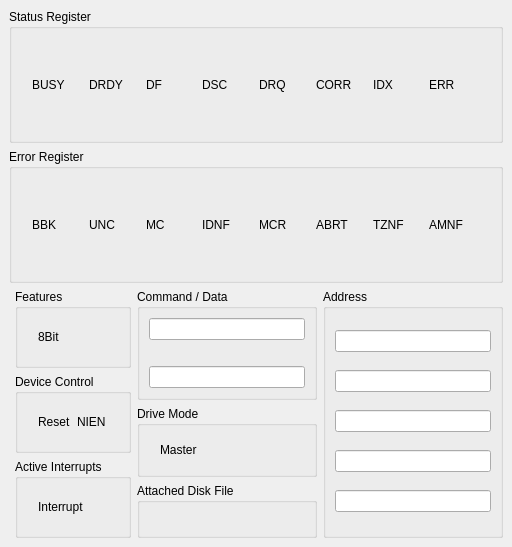
<?xml version="1.0" encoding="UTF-8"?>
<ui version="4.0">
 <class>IDE</class>
 <widget class="QDockWidget" name="IDE">
  <property name="geometry">
   <rect>
    <x>0</x>
    <y>0</y>
    <width>512</width>
    <height>547</height>
   </rect>
  </property>
  <property name="toolTip">
   <string/>
  </property>
  <property name="features">
   <set>QDockWidget::NoDockWidgetFeatures</set>
  </property>
  <property name="windowTitle">
   <string>IDE Controller</string>
  </property>
  <widget class="QWidget" name="dockWidgetContents">
   <layout class="QGridLayout" name="gridLayout">
    <item row="1" column="0" colspan="4">
     <widget class="QGroupBox" name="groupBox_2">
      <property name="title">
       <string>Error Register</string>
      </property>
      <layout class="QHBoxLayout" name="horizontalLayout_2">
       <item>
        <widget class="QLabel" name="ErrorLIndicator">
         <property name="minimumSize">
          <size>
           <width>5</width>
           <height>30</height>
          </size>
         </property>
         <property name="maximumSize">
          <size>
           <width>5</width>
           <height>30</height>
          </size>
         </property>
         <property name="text">
          <string/>
         </property>
        </widget>
       </item>
       <item>
        <widget class="IndicatorLED" name="ErrorBBK">
         <property name="toolTip">
          <string>Bad Block</string>
         </property>
         <property name="text">
          <string>BBK</string>
         </property>
        </widget>
       </item>
       <item>
        <widget class="IndicatorLED" name="ErrorUNC">
         <property name="toolTip">
          <string>Uncorrectable Data</string>
         </property>
         <property name="text">
          <string>UNC</string>
         </property>
        </widget>
       </item>
       <item>
        <widget class="IndicatorLED" name="ErrorMC">
         <property name="toolTip">
          <string>Media Changed</string>
         </property>
         <property name="text">
          <string>MC</string>
         </property>
        </widget>
       </item>
       <item>
        <widget class="IndicatorLED" name="ErrorIDNF">
         <property name="toolTip">
          <string>ID Mark Not Found</string>
         </property>
         <property name="text">
          <string>IDNF</string>
         </property>
        </widget>
       </item>
       <item>
        <widget class="IndicatorLED" name="ErrorMCR">
         <property name="toolTip">
          <string>Media Change Request</string>
         </property>
         <property name="text">
          <string>MCR</string>
         </property>
        </widget>
       </item>
       <item>
        <widget class="IndicatorLED" name="ErrorABRT">
         <property name="toolTip">
          <string>Command Aborted</string>
         </property>
         <property name="text">
          <string>ABRT</string>
         </property>
        </widget>
       </item>
       <item>
        <widget class="IndicatorLED" name="ErrorTZNF">
         <property name="toolTip">
          <string>Track Zero Not Found</string>
         </property>
         <property name="text">
          <string>TZNF</string>
         </property>
        </widget>
       </item>
       <item>
        <widget class="IndicatorLED" name="ErrorAMNF">
         <property name="toolTip">
          <string>Address Mark Not Found</string>
         </property>
         <property name="text">
          <string>AMNF</string>
         </property>
        </widget>
       </item>
       <item>
        <widget class="QLabel" name="ErrorRIndicator">
         <property name="minimumSize">
          <size>
           <width>5</width>
           <height>30</height>
          </size>
         </property>
         <property name="maximumSize">
          <size>
           <width>5</width>
           <height>30</height>
          </size>
         </property>
         <property name="text">
          <string/>
         </property>
        </widget>
       </item>
      </layout>
     </widget>
    </item>
    <item row="0" column="0" colspan="4">
     <widget class="QGroupBox" name="groupBox">
      <property name="title">
       <string>Status Register</string>
      </property>
      <layout class="QHBoxLayout" name="horizontalLayout">
       <item>
        <widget class="QLabel" name="StatusLIndicator">
         <property name="minimumSize">
          <size>
           <width>5</width>
           <height>30</height>
          </size>
         </property>
         <property name="maximumSize">
          <size>
           <width>5</width>
           <height>30</height>
          </size>
         </property>
         <property name="text">
          <string/>
         </property>
        </widget>
       </item>
       <item>
        <widget class="IndicatorLED" name="StatusBSY">
         <property name="toolTip">
          <string>Drive Busy</string>
         </property>
         <property name="text">
          <string>BUSY</string>
         </property>
        </widget>
       </item>
       <item>
        <widget class="IndicatorLED" name="StatusDRDY">
         <property name="toolTip">
          <string>Drive Ready</string>
         </property>
         <property name="text">
          <string>DRDY</string>
         </property>
        </widget>
       </item>
       <item>
        <widget class="IndicatorLED" name="StatusDF">
         <property name="toolTip">
          <string>Drive Write Fault</string>
         </property>
         <property name="text">
          <string>DF</string>
         </property>
        </widget>
       </item>
       <item>
        <widget class="IndicatorLED" name="StatusDSC">
         <property name="toolTip">
          <string>Drive Seek Complete</string>
         </property>
         <property name="text">
          <string>DSC</string>
         </property>
        </widget>
       </item>
       <item>
        <widget class="IndicatorLED" name="StatusDRQ">
         <property name="toolTip">
          <string>Data Request Ready</string>
         </property>
         <property name="text">
          <string>DRQ</string>
         </property>
        </widget>
       </item>
       <item>
        <widget class="IndicatorLED" name="StatusCORR">
         <property name="toolTip">
          <string>Data Corrected</string>
         </property>
         <property name="text">
          <string>CORR</string>
         </property>
        </widget>
       </item>
       <item>
        <widget class="IndicatorLED" name="StatusIDX">
         <property name="toolTip">
          <string>Index</string>
         </property>
         <property name="text">
          <string>IDX</string>
         </property>
        </widget>
       </item>
       <item>
        <widget class="IndicatorLED" name="StatusERR">
         <property name="toolTip">
          <string>Error</string>
         </property>
         <property name="text">
          <string>ERR</string>
         </property>
        </widget>
       </item>
       <item>
        <widget class="QLabel" name="StatusRIndicator">
         <property name="minimumSize">
          <size>
           <width>5</width>
           <height>30</height>
          </size>
         </property>
         <property name="maximumSize">
          <size>
           <width>5</width>
           <height>30</height>
          </size>
         </property>
         <property name="text">
          <string/>
         </property>
        </widget>
       </item>
      </layout>
     </widget>
    </item>
    <item row="2" column="1">
     <layout class="QVBoxLayout" name="verticalLayout_4">
      <property name="spacing">
       <number>6</number>
      </property>
      <item>
       <widget class="QGroupBox" name="groupBox_3">
        <property name="title">
         <string>Features</string>
        </property>
        <layout class="QHBoxLayout" name="horizontalLayout_3">
         <item>
          <widget class="QLabel" name="FeaturesLIndicator">
           <property name="minimumSize">
            <size>
             <width>5</width>
             <height>30</height>
            </size>
           </property>
           <property name="maximumSize">
            <size>
             <width>5</width>
             <height>25</height>
            </size>
           </property>
           <property name="text">
            <string/>
           </property>
          </widget>
         </item>
         <item>
          <widget class="IndicatorLED" name="Feature8Bit">
           <property name="toolTip">
            <string>8 Bit Mode</string>
           </property>
           <property name="text">
            <string>8Bit</string>
           </property>
          </widget>
         </item>
         <item>
          <widget class="QLabel" name="FeaturesRIndicator">
           <property name="minimumSize">
            <size>
             <width>5</width>
             <height>30</height>
            </size>
           </property>
           <property name="maximumSize">
            <size>
             <width>5</width>
             <height>30</height>
            </size>
           </property>
           <property name="text">
            <string/>
           </property>
          </widget>
         </item>
        </layout>
       </widget>
      </item>
      <item>
       <widget class="QGroupBox" name="groupBox_4">
        <property name="title">
         <string>Device Control</string>
        </property>
        <layout class="QHBoxLayout" name="horizontalLayout_4">
         <item>
          <widget class="QLabel" name="DeviceControlLIndicator">
           <property name="minimumSize">
            <size>
             <width>5</width>
             <height>30</height>
            </size>
           </property>
           <property name="maximumSize">
            <size>
             <width>5</width>
             <height>30</height>
            </size>
           </property>
           <property name="text">
            <string/>
           </property>
          </widget>
         </item>
         <item>
          <widget class="IndicatorLED" name="ControlReset">
           <property name="toolTip">
            <string>Reset Device</string>
           </property>
           <property name="text">
            <string>Reset</string>
           </property>
          </widget>
         </item>
         <item>
          <widget class="IndicatorLED" name="ControlNIEN">
           <property name="toolTip">
            <string>Disable Interrupts</string>
           </property>
           <property name="text">
            <string>NIEN</string>
           </property>
          </widget>
         </item>
         <item>
          <widget class="QLabel" name="DeviceControlRIndicator">
           <property name="minimumSize">
            <size>
             <width>5</width>
             <height>0</height>
            </size>
           </property>
           <property name="maximumSize">
            <size>
             <width>5</width>
             <height>16777215</height>
            </size>
           </property>
           <property name="text">
            <string/>
           </property>
          </widget>
         </item>
        </layout>
       </widget>
      </item>
      <item>
       <widget class="QGroupBox" name="groupBox_7">
        <property name="title">
         <string>Active Interrupts</string>
        </property>
        <layout class="QHBoxLayout" name="horizontalLayout_5">
         <item>
          <widget class="QLabel" name="labelFiller">
           <property name="minimumSize">
            <size>
             <width>5</width>
             <height>30</height>
            </size>
           </property>
           <property name="maximumSize">
            <size>
             <width>5</width>
             <height>30</height>
            </size>
           </property>
           <property name="text">
            <string/>
           </property>
          </widget>
         </item>
         <item>
          <widget class="IndicatorLED" name="Interrupt">
           <property name="text">
            <string>Interrupt</string>
           </property>
          </widget>
         </item>
        </layout>
       </widget>
      </item>
     </layout>
    </item>
    <item row="2" column="2">
     <layout class="QVBoxLayout" name="verticalLayout">
      <item>
       <widget class="QGroupBox" name="groupBox_6">
        <property name="title">
         <string>Command / Data</string>
        </property>
        <layout class="QVBoxLayout" name="verticalLayout_3">
         <item>
          <widget class="Register" name="Command"/>
         </item>
         <item>
          <widget class="QLabel" name="CommandName">
           <property name="text">
            <string/>
           </property>
           <property name="alignment">
            <set>Qt::AlignCenter</set>
           </property>
          </widget>
         </item>
         <item>
          <widget class="Register" name="Data"/>
         </item>
        </layout>
       </widget>
      </item>
      <item>
       <widget class="QGroupBox" name="groupBox_8">
        <property name="title">
         <string>Drive Mode</string>
        </property>
        <layout class="QHBoxLayout" name="horizontalLayout_6">
         <item>
          <widget class="QLabel" name="ModeLIndicator">
           <property name="minimumSize">
            <size>
             <width>5</width>
             <height>30</height>
            </size>
           </property>
           <property name="maximumSize">
            <size>
             <width>5</width>
             <height>30</height>
            </size>
           </property>
           <property name="text">
            <string/>
           </property>
          </widget>
         </item>
         <item>
          <widget class="IndicatorLED" name="Master">
           <property name="text">
            <string>Master</string>
           </property>
          </widget>
         </item>
         <item>
          <widget class="QLabel" name="Mode">
           <property name="text">
            <string/>
           </property>
          </widget>
         </item>
         <item>
          <widget class="QLabel" name="ModeRIndicator">
           <property name="minimumSize">
            <size>
             <width>5</width>
             <height>30</height>
            </size>
           </property>
           <property name="maximumSize">
            <size>
             <width>5</width>
             <height>30</height>
            </size>
           </property>
           <property name="text">
            <string/>
           </property>
          </widget>
         </item>
        </layout>
       </widget>
      </item>
      <item>
       <widget class="QGroupBox" name="groupBox_9">
        <property name="title">
         <string>Attached Disk File</string>
        </property>
        <layout class="QHBoxLayout" name="horizontalLayout_7">
         <item>
          <widget class="QLabel" name="FileName">
           <property name="text">
            <string/>
           </property>
           <property name="alignment">
            <set>Qt::AlignCenter</set>
           </property>
          </widget>
         </item>
        </layout>
       </widget>
      </item>
     </layout>
    </item>
    <item row="2" column="3">
     <widget class="QGroupBox" name="groupBox_5">
      <property name="title">
       <string>Address</string>
      </property>
      <layout class="QVBoxLayout" name="verticalLayout_2">
       <item>
        <widget class="Register" name="SectorCount"/>
       </item>
       <item>
        <widget class="Register" name="Head"/>
       </item>
       <item>
        <widget class="Register" name="CylinderHigh"/>
       </item>
       <item>
        <widget class="Register" name="CylinderLow"/>
       </item>
       <item>
        <widget class="Register" name="StartSector"/>
       </item>
      </layout>
     </widget>
    </item>
   </layout>
  </widget>
 </widget>
 <customwidgets>
  <customwidget>
   <class>Register</class>
   <extends>QLineEdit</extends>
   <header>register.h</header>
  </customwidget>
  <customwidget>
   <class>IndicatorLED</class>
   <extends>QLabel</extends>
   <header>indicatorled.h</header>
  </customwidget>
 </customwidgets>
 <resources/>
 <connections/>
</ui>
